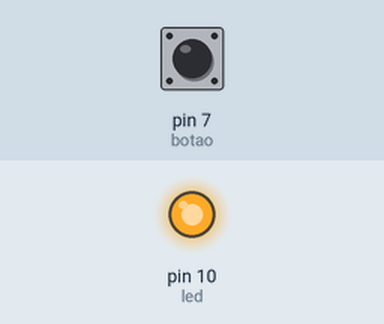
This sketch was run on a simulated Arduino Uno, built with avr-gcc and run on an emulated ATmega328P. Parts: output pins drawn as LEDs (lit = HIGH). The inputs (shaded band) are chosen by the test bench; at power-on: pin 7 (botao) LOW.

Above: at 1.2 s.
1.3 s: pin 7 (botao) pulled HIGH for 0.15 s
At 1.4 s:
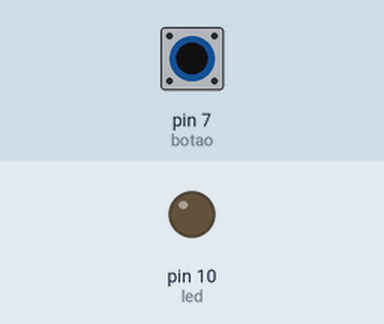
3.0 s: pin 7 (botao) pulled HIGH for 3.2 s
At 6.5 s:
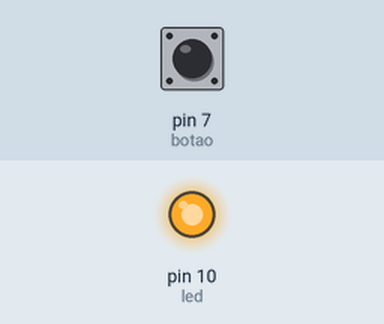
Timing chart, 0 to 8.0 s (numbered marks = the images above; inputs shaded):
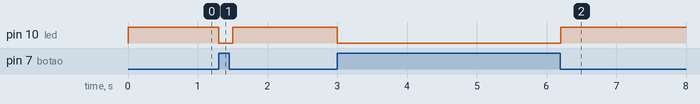

Measured:
- after the input at 1.3 s, pin 10 (led): HIGH → LOW at once, → HIGH 0.20 s later
- after the input at 3.0 s, pin 10 (led): HIGH → LOW at once, → HIGH 3.2 s later

The sketch:

codigo.ino
```cpp
int botao = 7; //
int led = 10; //
int estadobotao = 0;//

void setup()
{
  pinMode(led , OUTPUT); //
  pinMode (botao , INPUT); //
}

void loop()
{

  digitalWrite (10, HIGH);
  delay (0);
  digitalWrite(10, LOW);
  delay(0);

  estadobotao = digitalRead (botao); //
  if ( estadobotao == HIGH ) { //
    digitalWrite(led , LOW); //
    delay(100);//
     }
  else { //
    digitalWrite (led , HIGH ); //
      delay(100);//
  }

}
```
